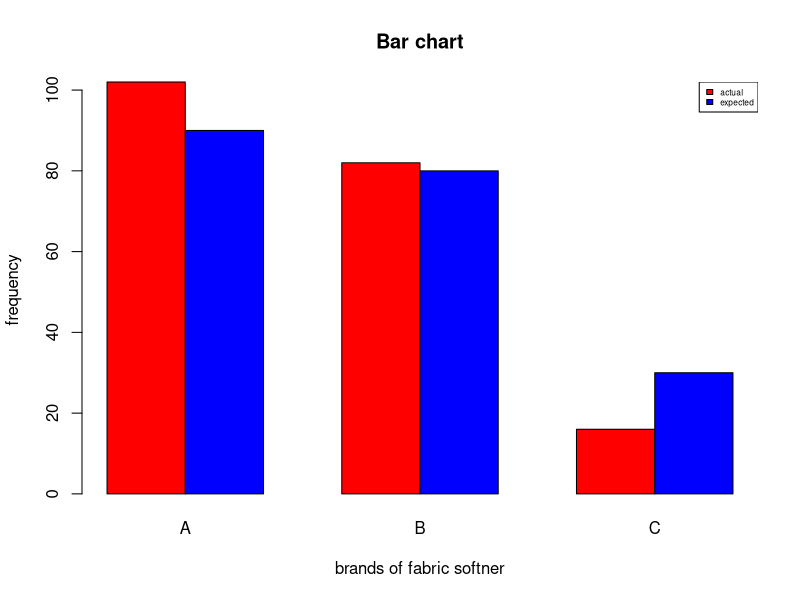

The R script that drew this image:
##page_no_582###
rm(list=ls())
p1=0.45; p2=0.4; p3=0.15
pr<-c(p1,p2,p3)
f<-c(102,82,16)
n=200
e1<-n*p1;e1
e2<-n*p2;e2
e3<-n*p3;e3
e<-c(e1,e2,e3);e
d<-f-e;d
c<-round(((d^2)/e),2);c
c_sq<-sum(c);c_sq
v=2
if(c_sq<5.99)print("H0 may be accepted")else("H0 is rejected")
x<-rbind(f,e);x

names<-c("actual","expected")
name<-c("A","B","C")
barplot(x,names.arg=name,beside=T,space=c(0,1),main="Bar chart",xlab="brands of fabric softner",ylab="frequency",col = c("red","blue"))
legend("topright",legend=names,fill=c("red","blue"),cex=0.5)